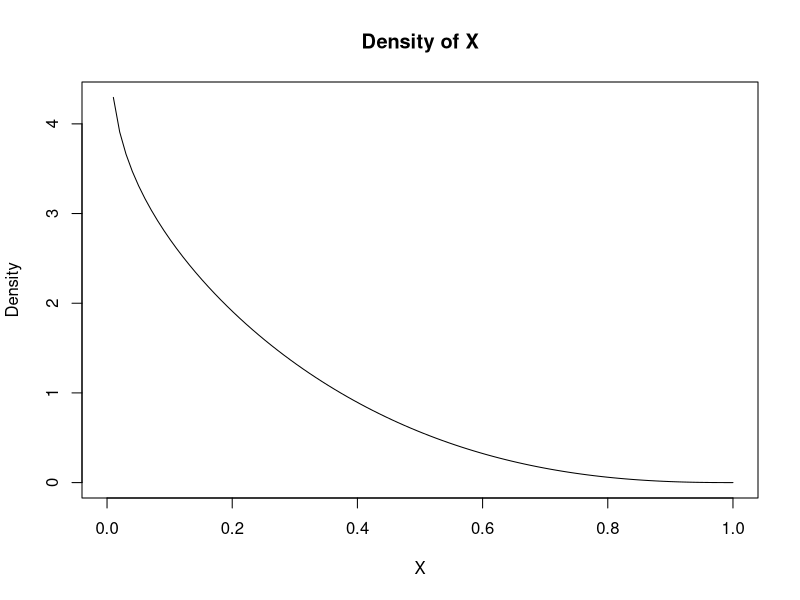
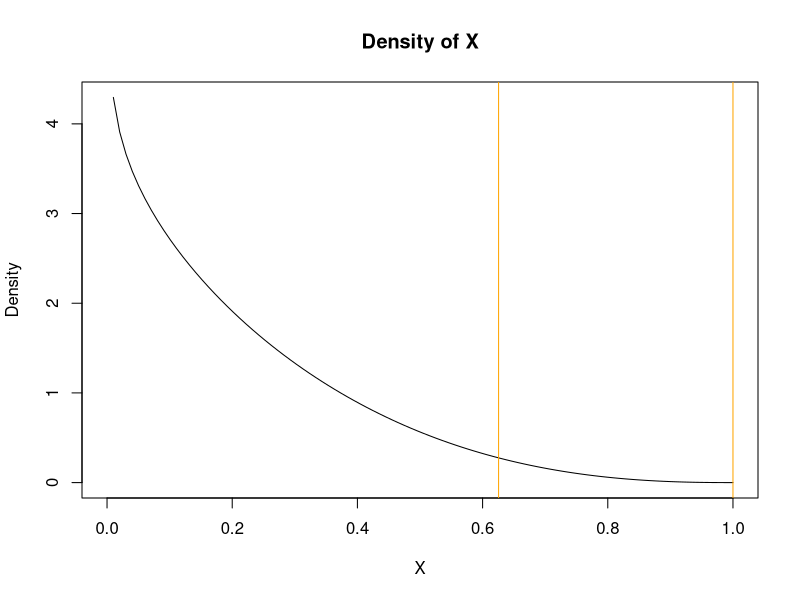
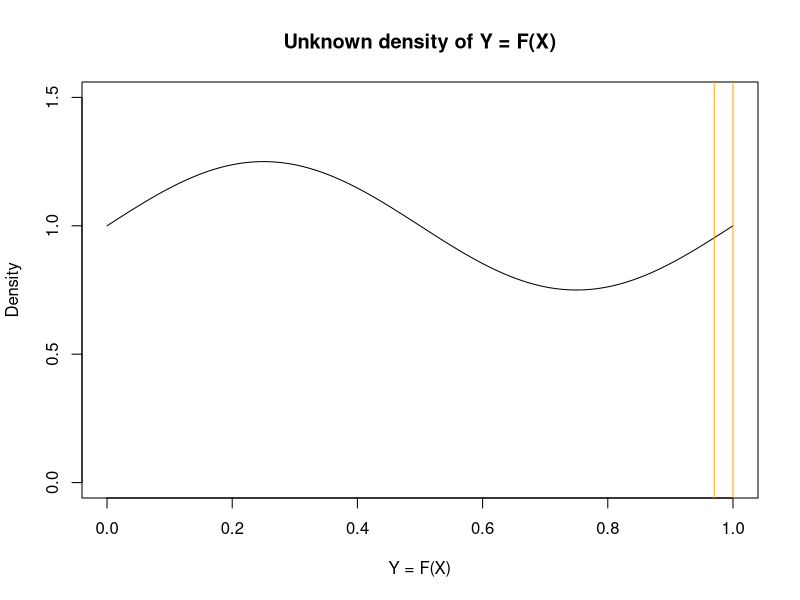
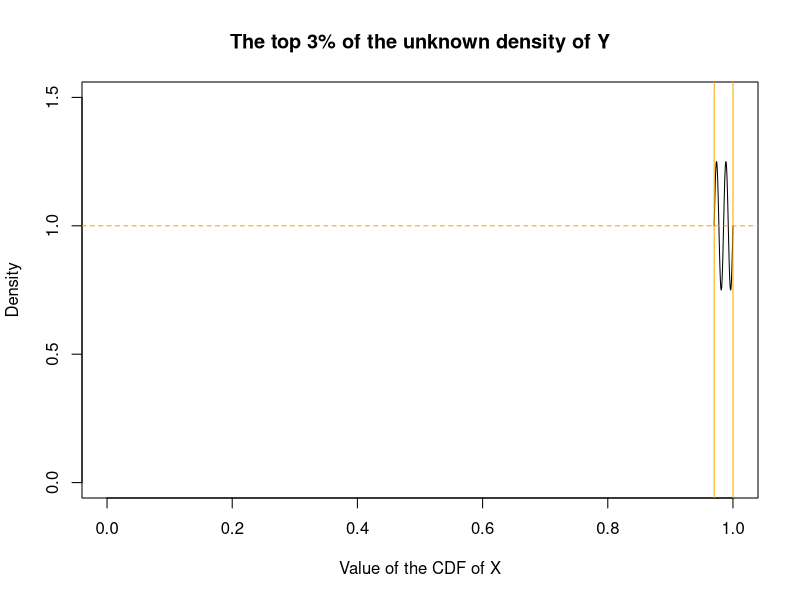
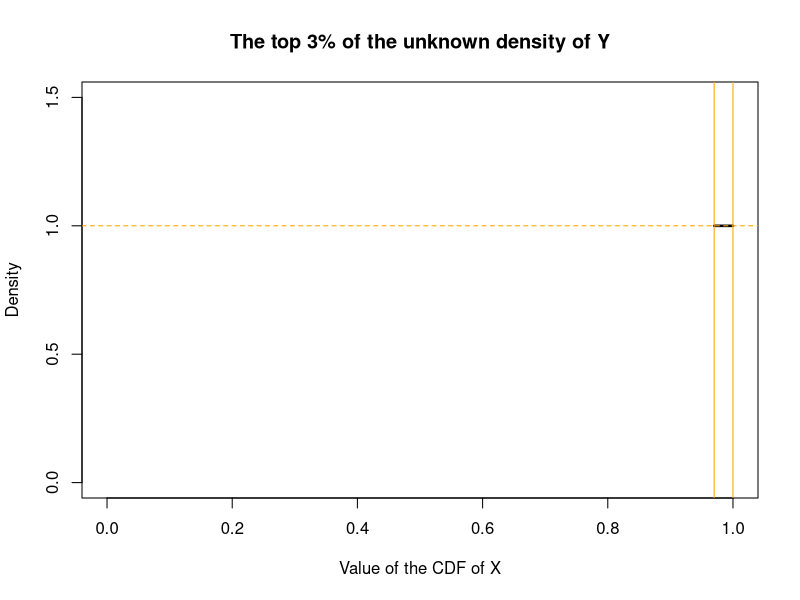
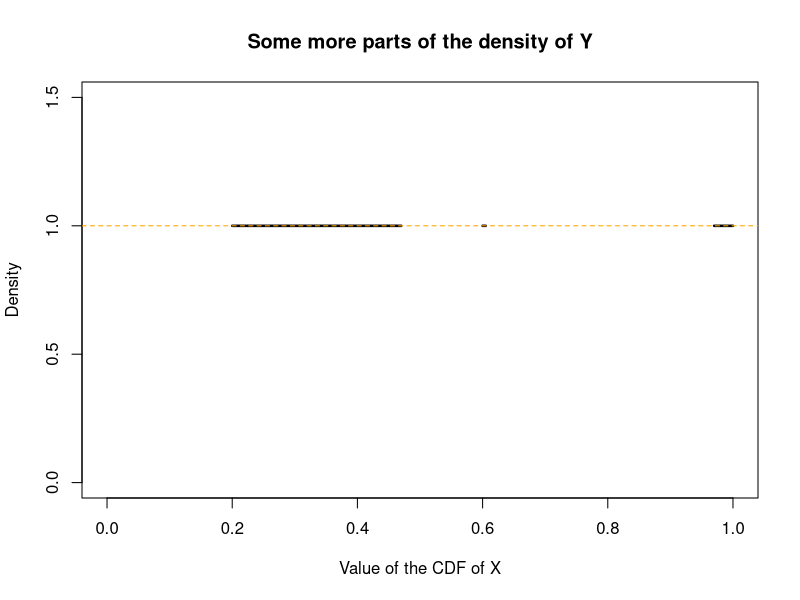

R code for these plots, in order:
## ---- chunk 1
alpha_x = 0.9
beta_x = 3.4
x_seq <- seq(0, 1, length = 100)
x_density <- dbeta(x_seq, alpha_x, beta_x)

plot(x_seq, x_density, type = "l", lty = 1,
     xlab = "X", ylab = "Density", main = "Density of X")
## ---- chunk 2
quantile_0.97 <- qbeta(0.97, alpha_x, beta_x)
quantile_1 <- 1

plot(x_seq, x_density, type = "l", lty = 1,
     xlab = "X", ylab = "Density", main = "Density of X")
abline(v = c(quantile_0.97, quantile_1), col = "orange")
## ---- chunk 3
cdf_seq <- seq(0, 1, length = 10000)

cdf_arbitrary_guess <- (1/4) * sin(2 * pi * cdf_seq) + 1

plot(cdf_seq, cdf_arbitrary_guess, type = "l", 
     xlab = "Y = F(X)", ylab = "Density", main = "Unknown density of Y = F(X)",
     xlim = c(0, 1), ylim = c(0, 1.5))
abline(v = c(0.97, 1), col = "orange")
## ---- chunk 4
cdf_seq_orange <- seq(0.97, 1, by = 0.0001)
cdf_density_orange <- (1/4) * sin(2 * pi / 0.015 * (cdf_seq_orange - 0.97)) + 1

plot(cdf_seq_orange, cdf_density_orange, type = "l", xlim = c(0, 1), ylim = c(0, 1.5),
     main = "The top 3% of the unknown density of Y", xlab = "Value of the CDF of X", ylab = "Density")
abline(h = mean(cdf_density_orange), col = "orange", lty = "dashed")
abline(v = c(0.97, 1), col = "orange")
## ---- chunk 5
cdf_density_known = rep(1, times = length(cdf_seq_orange))
plot(cdf_seq_orange, cdf_density_known, type = "l", xlim = c(0, 1), ylim = c(0, 1.5), lwd = 2.5,
     main = "The top 3% of the unknown density of Y", xlab = "Value of the CDF of X", ylab = "Density")
abline(h = mean(cdf_density_orange), col = "orange", lty = "dashed")
abline(v = c(0.97, 1), col = "orange")
# abline(h = mean(cdf_density_orange), xmin = 0.97, xmax = 1)
## ---- chunk 6
plot(cdf_seq_orange, cdf_density_known, type = "l", xlim = c(0, 1), ylim = c(0, 1.5), lwd = 2.5,
     main = "Some more parts of the density of Y", xlab = "Value of the CDF of X", ylab = "Density")
segments(0.2, 1, 0.47, 1, lwd = 2.5)
segments(0.6, 1, 0.605, 1, lwd = 2.5)
abline(h = mean(cdf_density_orange), col = "orange", lty = "dashed")
